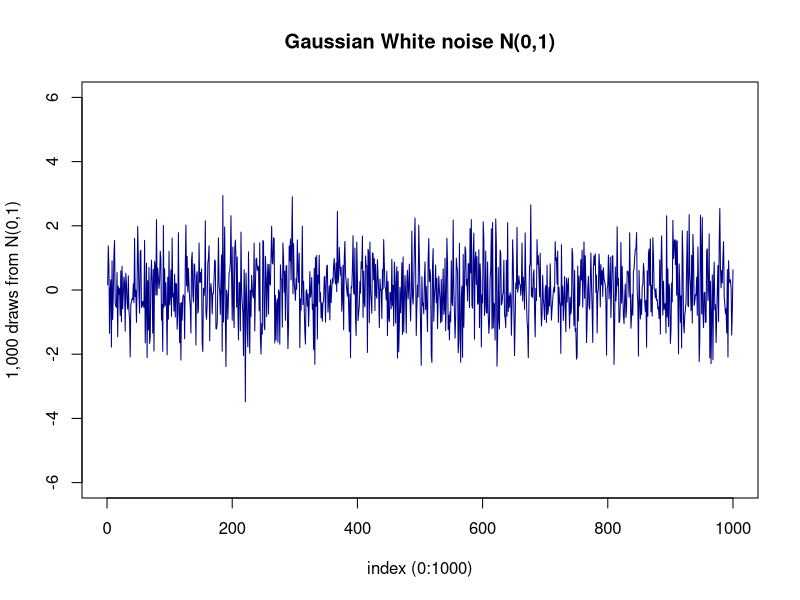
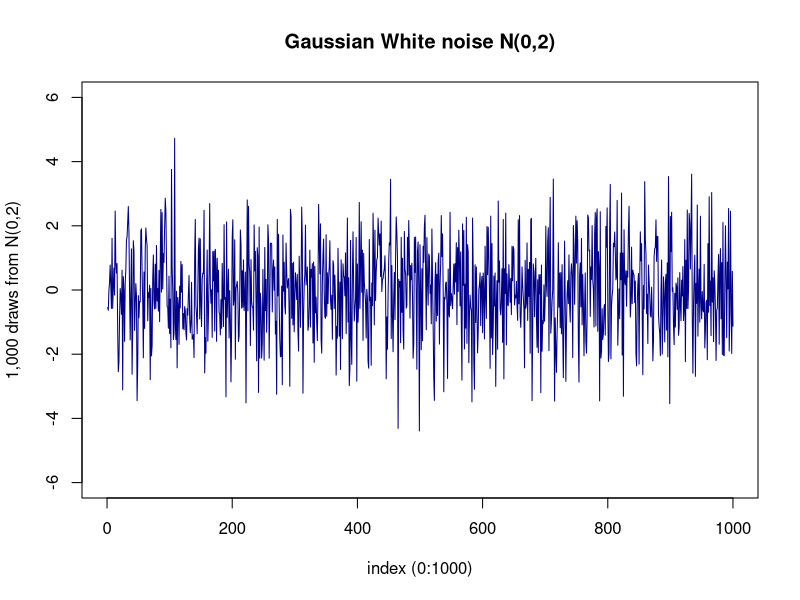
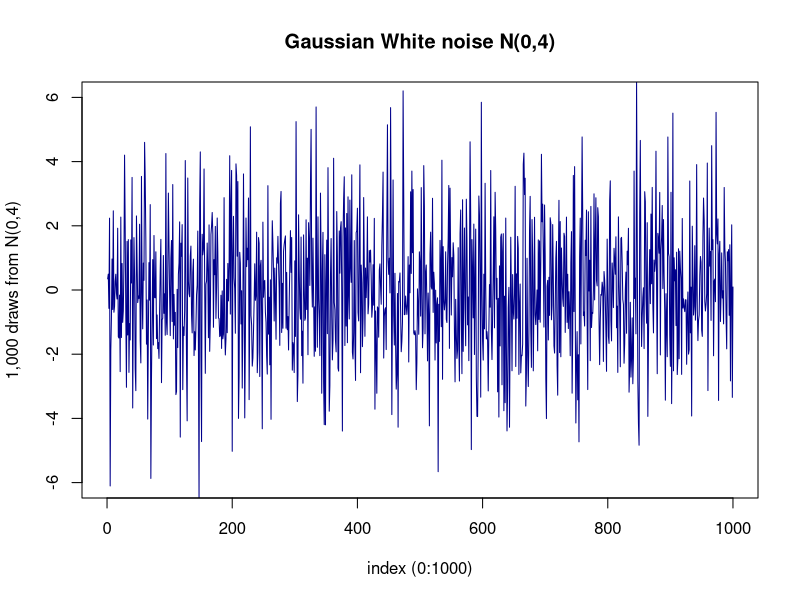
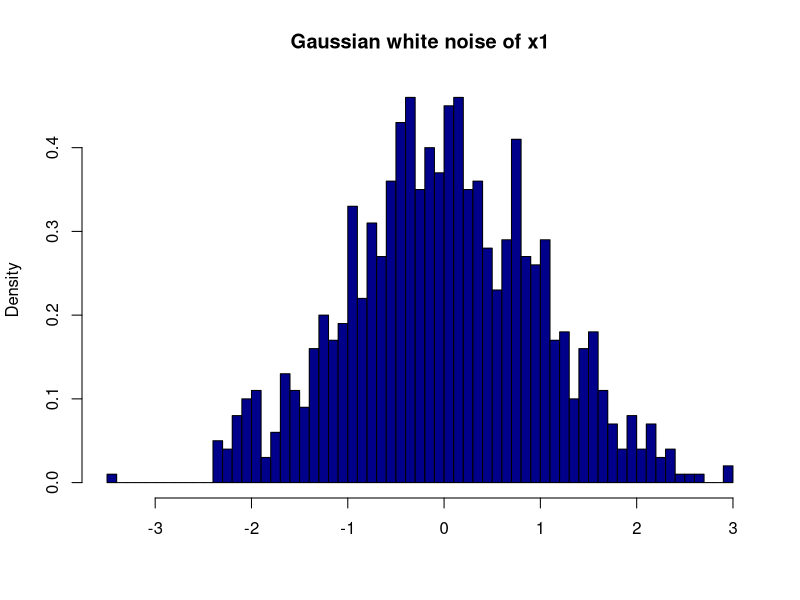
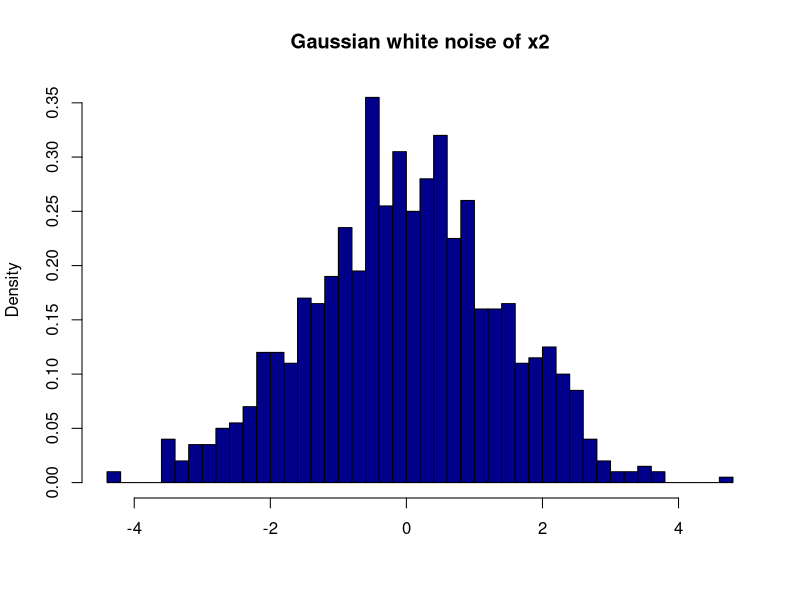
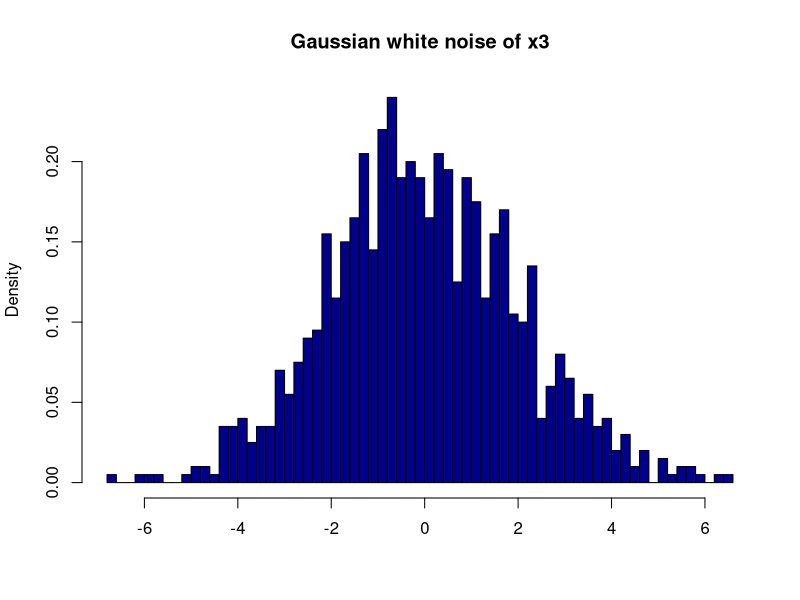
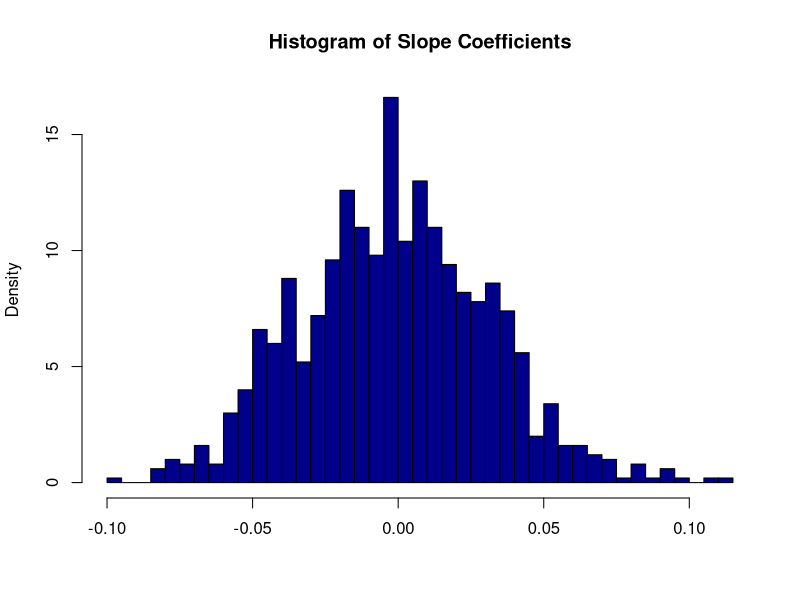

Here is the R script that generated these plots, in order:
##############################################
##############################################
#      Applied Data Science GX5004           # 
#      Assignment 4                          #
#      Dimas Rinarso Putro | drp354@nyu.edu  #
#      No.3                                  #
##############################################

######################################################################
## 3a:
######################################################################
set.seed(1234567)  ## Set the random number seed to ensure the same draws.
x1 <- rnorm(1000, mean=0, sd=1)  ## R's command to draw from N(0,1)
x2 <- rnorm(1000, mean=0, sd=(sqrt(2)))  
x3 <- rnorm(1000, mean=0, sd=2)

#plot X1
plot(1:(length(x1)),
     x1, 
     #pch=16, 
     type="l",
     main="Gaussian White noise N(0,1)", 
     col="darkblue", 
     ylab="1,000 draws from N(0,1)",
     xlab="index (0:1000)", 
     xlim=c(0,1000), ylim=c(-6,6))

#plot X2
plot(1:(length(x2)),
     x2, 
     #pch=16, 
     type="l",
     main="Gaussian White noise N(0,2)", 
     col="darkblue", 
     xlab="index (0:1000)", 
     ylab="1,000 draws from N(0,2)", 
     xlim=c(0,1000), ylim=c(-6,6))

#plot X3
plot(1:(length(x3)),
     x3, 
     #pch=16, 
     type="l",
     main="Gaussian White noise N(0,4)", 
     col="darkblue", 
     ylab="1,000 draws from N(0,4)",
     xlab="index (0:1000)", 
     xlim=c(0,1000), ylim=c(-6,6))


#histogram
hist(x1, 
     breaks=50, 
     col="darkblue", 
     main="Gaussian white noise of x1", 
     freq=F, 
     xlab="")

hist(x2, 
     breaks=50, 
     col="darkblue", 
     main="Gaussian white noise of x2", 
     freq=F, 
     xlab="")

hist(x3, 
     breaks=50, 
     col="darkblue", 
     main="Gaussian white noise of x3", 
     freq=F, 
     xlab="")

######################################################################
## 3b:
######################################################################
X1 <- rnorm(1000, mean=0, sd=1)  ## R's command to draw from N(0,1)
X2 <- rnorm(1000, mean=0, sd=1)  ## R's command to draw from N(0,1)
linear.model <- lm(X2 ~ X1)
beta <- linear.model$coefficients[2]
summary(linear.model)

######################################################################
## 3c:
######################################################################

beta <- rep(0,1000)  ## Creates a real-valued vector of zeros of 1 by 1000
set.seed(9212014)

for(i in 1:1000) {
  X1 <- rnorm(1000, mean=0, sd=1)  ## R's command to draw from N(0,1)
  X2 <- rnorm(1000, mean=0, sd=1)  ## R's command to draw from N(0,1)
  linear.model <- lm(X2 ~ X1)
  beta[i] <- linear.model$coefficients[2]
  }

hist(beta, 
     breaks=50, 
     col="darkblue", 
     main="Histogram of Slope Coefficients", 
     freq=F, 
     xlab="")  ## Histogram for distribution of betas

